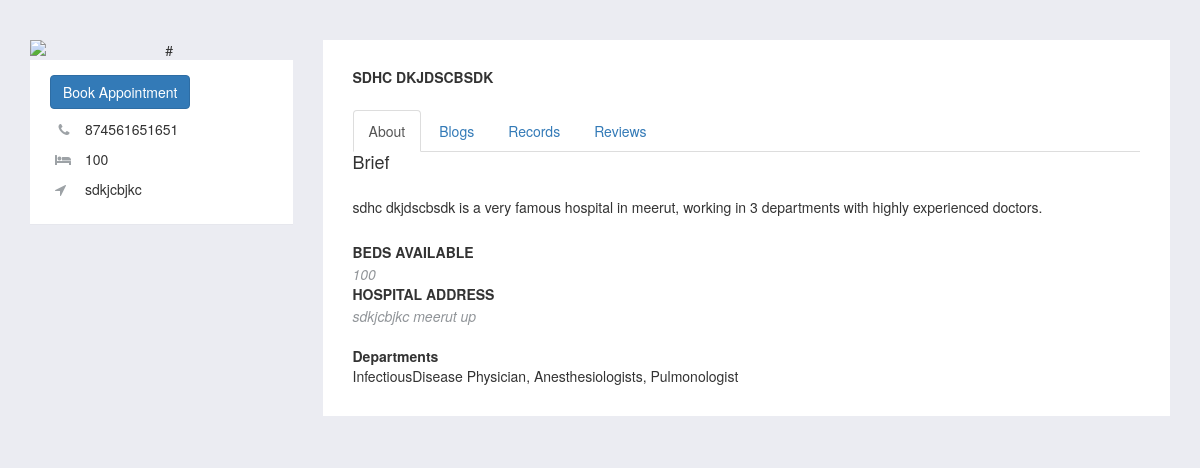
Screenshot of /home/hos_profile/4 with the database file from the repository.
### hospital/models.py (models this page shows, shortened)
class Hospital(models.Model):
    PATIENT = 1
    DOCTOR = 2
    HOSPITAL = 3
    ADMIN = 4
    ROLE_CHOICES = (
        (PATIENT, "Patient"),
        (DOCTOR, "Doctor"),
        (HOSPITAL, "Hospital"),
        (ADMIN, "Admin"),
    )
    role = models.PositiveSmallIntegerField(
        choices=ROLE_CHOICES, default=HOSPITAL, null=True, blank=True
    )
    user = models.OneToOneField(User, on_delete=models.CASCADE)
    departments = models.ManyToManyField(Departments)
    mobile = models.CharField(max_length=20, null=False)
    start_date = models.DateField(auto_now=True, null=True, blank=True)  # m/d/y
    address = models.CharField(max_length=100, null=True, blank=True)
    city = models.CharField(max_length=100, null=True, blank=True)
    state = models.CharField(max_length=100, null=True, blank=True)
    no_of_beds = models.IntegerField(null=True, blank=True)
    rating = models.IntegerField(default=0)
    cnt = models.IntegerField(default=0)
    icu_fees = models.IntegerField(default=1000)
    """
    profile_pic= models.ImageField(upload_to='profile_pic/DoctorProfilePic/',null=True,blank=True)
    """
    def __str__(self):
        return self.user.get_full_name()
    @property
    def get_departments(self):
        l = []
        for i in self.departments.all():
            l.append(i.name)
        if l == []:
            return None
        return ", ".join(map(str, l))
    @property
    def count_departments(self):
        cnt = 0
        for i in self.departments.all():
            cnt += 1
        return cnt

### home/models.py (models this page shows, shortened)
class Departments(models.Model):
    departments = [
        ("General Physician", "General Physician"),
        ("InfectiousDisease Physician", "InfectiousDisease Physician"),
        ("Anesthesiologists", "Anesthesiologists"),
        ("Pulmonologist", "Pulmonologist"),
        ("Cardiologist", "Cardiologist"),
        ("Neurologist", "Neurologist"),
        ("Allergists", "Allergists"),
        ("Dermatologists", "Dermatologists"),
        ("Ayurveda", "Ayurveda"),
        ("Homoeopath", "Homoeopath"),
        ("Dentist", "Dentist"),
    ]
    name = models.CharField(
        max_length=50, choices=departments, default="General Physician"
    )
    about = models.CharField(max_length=512, null=True, blank=True)

### hospital/views.py (the view)
# urls.py: path("hos_profile/<int:pk>", hv.hos_profile, name="hos_profile"),
def hos_profile(request, pk):
    hospital = Hospital.objects.get(id=pk)
    records = BookAppointment.objects.filter(hospital_id=pk)
    records = records[::-1]
    try:
        status = request.GET["aor"]
        record_id = int(status[:-1])
        print("STATUS", status)
        record = BookAppointment.objects.get(id=record_id)
        if status[-1] == "a":
            print("BEFORE", record.status)
            record.status = 1
            record.save()
            print("AFTER", record.status)
        else:
            record.delete()
    except:
        status = None
    departments = hospital.departments.all()
    d = {"hospital": hospital, "records": records, "departments": departments}
    return render(request, "hospital/hos_profile.html", d)

### templates/hospital/hos_profile.html (shortened to what this page needs)
{% load static %}
<!DOCTYPE html>
<html lang="en">
<head>
    <link href="https://netdna.bootstrapcdn.com/bootstrap/3.3.6/css/bootstrap.min.css" rel="stylesheet">
    <link href="{% static 'css/appointment_record_doc.css' %}" rel="stylesheet">
    <link href="https://maxcdn.bootstrapcdn.com/font-awesome/4.3.0/css/font-awesome.min.css" rel="stylesheet">
</head>
<body>
<div class="container">
	<div class="row">
		<div class="col-xs-12 col-md-4 col-lg-3">
			<div class="userProfileInfo">
				<div class="image text-center">
					<img src="https://bootdey.com/img/Content/avatar/avatar6.png" alt="#" class="img-responsive">
				</div>
				<div class="box">
					<div class="info">
                  <a class="btn btn-primary" href="{% url 'ba_hos_direct' hospital.id %}" role="button">Book Appointment</a>
						<span><i class="fa fa-fw fa-phone"></i>{{hospital.mobile}}</span>
						<span><i class="fa fa-bed"></i>{{hospital.no_of_beds}}</span>
						<span><i class="fa fa-location-arrow"></i>{{hospital.address}}</span>
					</div>
				</div>
			</div>
		</div>
		<div class="col-xs-12 col-md-8 col-lg-9">
			<div class="box">
				<h2 class="boxTitle">{{hospital.user.first_name}} {{hospital.user.last_name}}</h2>
				<ul class="nav nav-tabs userProfileTabs" role="tablist">
					<li role="presentation" class="active"><a href="#tab-item-1" aria-controls="tab-item-1" role="tab" data-toggle="tab" aria-expanded="false">About</a></li>
					<li role="presentation" class=""><a href="#tab-item-2" aria-controls="tab-item-2" role="tab" data-toggle="tab" aria-expanded="true">Blogs</a></li>
					<li role="presentation" class=""><a href="#tab-item-3" aria-controls="tab-item-3" role="tab" data-toggle="tab" aria-expanded="false">Records</a></li>
					<li role="presentation" class=""><a href="#tab-item-4" aria-controls="tab-item-4" role="tab" data-toggle="tab" aria-expanded="false">Reviews</a></li>
				</ul>
				<div class="tab-content">
					<div role="tabpanel" class="tab-pane fade active in" id="tab-item-1">
						<div class="userProfileContent">
							<div class="i">
								<h2 class="boxHeadline">Brief</h2>
								<p>{{hospital}} is a very famous hospital in {{hospital.city}}, working in {{hospital.count_departments}} departments with highly experienced doctors. </p>
							</div>
							<div class="i">
								<ul class="simpleListings">
									<li>
                              <div class="title">Beds Available</div>
										<div class="info">{{hospital.no_of_beds}}</div>
										<div class="title">Hospital Address</div>
										<div class="info">{{hospital.address}} {{hospital.city}} {{hospital.state}}</div>
									</li>
								</ul>
							</div>
							<div class="i">
                        <div class="title"><b>Departments</b></div>
						<div class="info">{{hospital.get_departments}}</div>
						</div>
						</div>
					</div>
				</div>
			</div>
		</div>
	</div>
</div>
</body>
</html>

### static/css/appointment_record_doc.css (style rules this page uses)
body { background: #f6f9fc; margin-top:20px; }
img { max-width: 100%; height: auto; }

### templates/hospital/hos_profile.html (style rules this page uses)
body { margin-top: 40px; min-height: 100%; background: #ebecf2; }
.userProfileInfo .image { position: relative }
.userProfileInfo .box { padding: 0 }
.userProfileInfo .box .info, .userProfileInfo .box .name, .userProfileInfo .box .socialIcons { padding: 15px 20px; border-bottom: 1px solid #e6e7ed }
.userProfileInfo .box .info>span { margin: 10px 0; display: block; padding: 0 0 0 35px; position: relative }
.userProfileInfo .box .info>span .fa { position: absolute; left: 5px; top: 4px; color: #9da2a6 }
.boxHeadline { margin: 0 0 25px 0; font-size: 18px; font-size: 1.8rem }
.boxTitle { font-size: 14px; font-size: 1.4rem; font-weight: 700; text-transform: uppercase; margin: 0 0 25px 0 }
.box { background: #fff; padding: 30px; margin: 0 0 24px 0 }
.simpleListings { padding: 0; margin: 0 }
.simpleListings li { list-style-type: none; padding: 0 0 20px 0; margin: 20px 0 0 0; border-bottom: 1px solid #e6e7ed; position: relative }
.simpleListings li:first-child { margin-top: 0 }
.simpleListings li:only-child { border-bottom: 0 }
.simpleListings li .title { font-size: 14px; font-size: 1.4rem; font-weight: 700; text-transform: uppercase; margin: 0 0 2px 0 }
.simpleListings li .info { color: #919599; font-style: italic }
@media (min-width: 992px) { .userProfileInfo .image img { width: 100%; } }

### rows the page displays
Hospital: mobile "874561651651", no_of_beds "100", address "sdkjcbjkc", user.first_name "SDHC", user.last_name "DKJDSCBSDK", user.last_name "sdhc dkjdscbsdk", city "meerut", count_departments "3", state "up", get_departments "InfectiousDisease Physician, Anesthesiologists, Pulmonologist"
